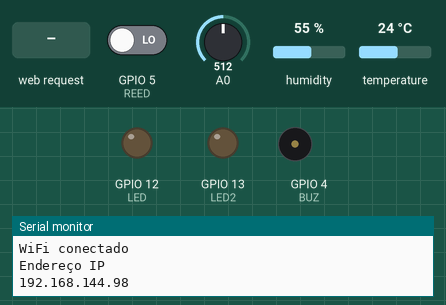
The sketch below on a simulated ESP8266 (NodeMCU). On the bench: output pins drawn as LEDs (lit = HIGH), buzzer (waves = sounding, pin HIGH), the last lines printed to the serial monitor. The inputs (shaded band) are chosen by the test bench; at power-on: A0 = 512, GPIO 5 (REED) LOW, humidity 55 %, temperature 24 °C. WiFi joins after 1.5 s; servers stay silent unless stated.

Above: at 2.7 s.
2.8 s: HTTP request GET /botl received
At 3.3 s:
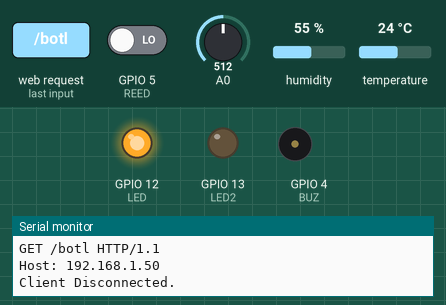
4.3 s: A0 set to 593
5.8 s: A0 set to 618
At 6.3 s:
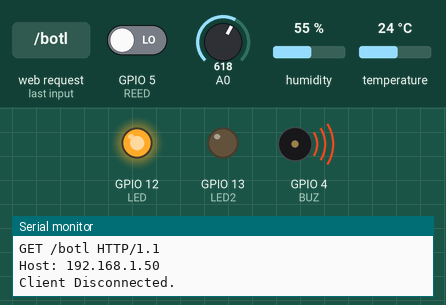
7.3 s: HTTP request GET /botd received
At 8.1 s:
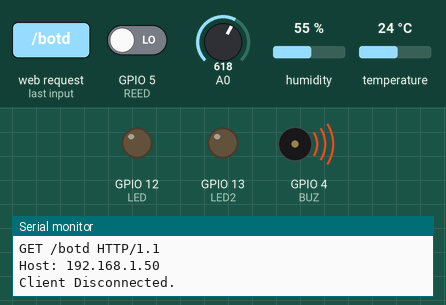
8.8 s: HTTP request GET /bot2l received
At 10.0 s:
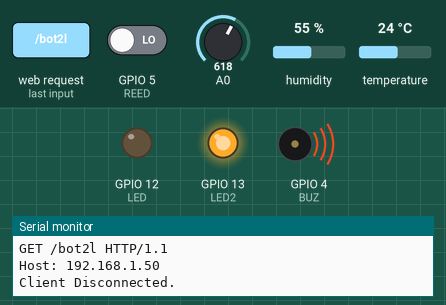
10.3 s: A0 set to 590
At 11.2 s:
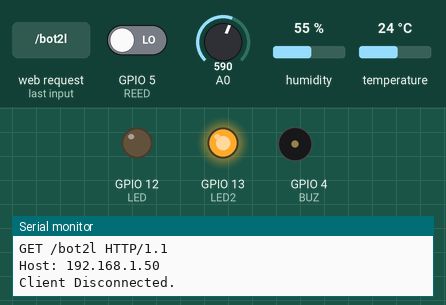
Timing chart, 0 to 12.8 s (numbered marks = the images above; inputs shaded):
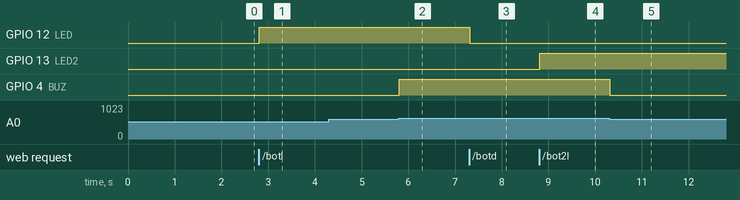

Measured:
- the behaviour switches between 600 and 601 on A0 (found by bisection; images 1 and 2)
- after the input at 2.8 s, GPIO 12 (LED): LOW → HIGH at once
- after the input at 4.3 s, every drawn part: stays the same
- after the input at 5.8 s, GPIO 4 (BUZ): LOW → HIGH at once
- after the input at 7.3 s, GPIO 12 (LED): HIGH → LOW at once
- after the input at 8.8 s, GPIO 13 (LED2): LOW → HIGH at once
- after the input at 10.3 s, GPIO 4 (BUZ): HIGH → LOW at once

The sketch:

ESP8266.ino
```cpp
#include <ESP8266WiFi.h>
#include "DHTesp.h"
//#include "Servo.h"


#define LED 12
#define LED2 13
//#define PIR 15
#define BUZ 4
#define REED 5

DHTesp dht;
//Servo servoD1;

const char* ssid = "";
const char* password = "";

WiFiServer server(80);
String currentLine = "";
void setup() {
  Serial.begin(115200);

  dht.setup(14, DHTesp::DHT11); //DHT11
  pinMode(LED, OUTPUT);  //LED
  pinMode(LED2, OUTPUT); //LED2
 // pinMode(PIR, INPUT); //Sensor de presença
  pinMode(BUZ, OUTPUT);
  pinMode(REED, INPUT);
  //servoD1.attach(D1);

  delay(10);


  Serial.println();
  Serial.println();
  Serial.println("Conectando à");
  Serial.println(ssid);

  WiFi.begin(ssid, password);

  while (WiFi.status() != WL_CONNECTED) {
    delay(500);
    Serial.println(".");
  }

  IPAddress ip(192,168,144,98);
  IPAddress gateway(192,168,144,98);
  IPAddress subnet(255,255,255,0);

  WiFi.config(ip, gateway, subnet);

  Serial.println("");
  Serial.println("WiFi conectado");
  Serial.println("Endereço IP");
  Serial.println(ip);

  server.begin();

}

int value = 0;

void loop() {

  WiFiClient client = server.available();

  String u = String(dht.getHumidity());   //Declaração da variável de umidade
  String t = String(dht.getTemperature()); //Declaração da variável de temperatura
  float g = analogRead(A0);
  //Verifica o status do sensor de presença:

  if(client) {
    Serial.println("New Client.");
    currentLine = "";
    while(client.connected()){
      if(client.available()){
         char c = client.read();
         Serial.write(c);

         if(c == '\n') {


            if(currentLine.length() == 0){

                 client.println("HTTP/1.1 200 OK");
                 client.println("Content-type:text/html");
                 client.println();

                 //Para LEDS diferentes
                 //client.println("<a href=\"/botl\"></a><br>");
                 //client.println("<a href=\"/botd\"></a><br>");

                 //client.println("<a href=\"/bot2l\"></a><br>");
                 //client.println("<a href=\"/bot2d\"></a><br>");

                 client.print("Umidade: " + u);   //String de umidade
                 client.print("Temperatura: " + t); //String de temperatura
                 client.print("Gas: " + String(g));
                 //client.print("Presenca: ");
                 //int pres = digitalRead(PIR);
                 int por = digitalRead(REED);
                 if(por == 0){
                   client.print("SPor");
                 }else{
                   client.print("NPor");
                 }

                client.println();

                 break;
            }else{
              currentLine = "";
            }

         } else if(c != '\r'){
           currentLine += c;
         }

        //Para LEDS diferentes - verifica a URL enviada como requerimento do cliente para o servidor
         if(currentLine.endsWith("GET /botl")){
            digitalWrite(LED, HIGH);
         }else if(currentLine.endsWith("GET /botd")){
            digitalWrite(LED, LOW);
         }

         if(currentLine.endsWith("GET /bot2l")){
            digitalWrite(LED2, HIGH);
         }else if(currentLine.endsWith("GET /bot2d")){
            digitalWrite(LED2, LOW);
         }


      }

    }

    client.stop();
    Serial.println("Client Disconnected.");
  }

  if(g > 600)
  {
    digitalWrite(BUZ, HIGH);
  }
  else
  {
    digitalWrite(BUZ, LOW);
  }

  delay(10);


}
```
